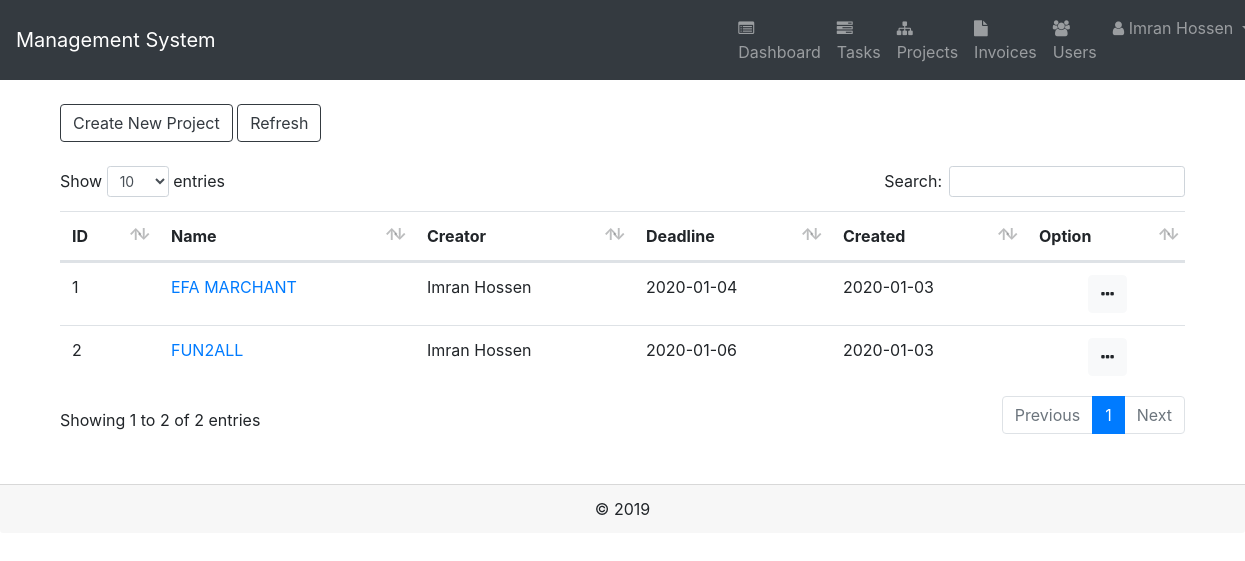
/projects.php (signed in), run on the app's committed database.
### tables this page shows
CREATE TABLE `projects` (
  `id` int(255) NOT NULL,
  `name` varchar(255) NOT NULL,
  `description` varchar(10000) NOT NULL,
  `creator` int(255) DEFAULT NULL,
  `deadline` timestamp(6) NULL DEFAULT NULL,
  `created` timestamp(6) NOT NULL DEFAULT CURRENT_TIMESTAMP(6),
  `status` int(255) NOT NULL
);

CREATE TABLE `users` (
  `id` int(255) NOT NULL,
  `name` varchar(100) NOT NULL,
  `email` varchar(100) NOT NULL,
  `phone` varchar(20) NOT NULL,
  `address` varchar(255) NOT NULL,
  `payment_method` varchar(255) NOT NULL,
  `payment_account` varchar(255) NOT NULL,
  `rate` int(255) NOT NULL,
  `role` varchar(100) NOT NULL,
  `fb_url` varchar(255) NOT NULL,
  `twitter_url` varchar(255) NOT NULL,
  `instagram_url` varchar(255) NOT NULL,
  `password` varchar(20) NOT NULL,
  `picture` varchar(10000) NOT NULL,
  `quality` int(1) NOT NULL,
  `join_date` timestamp(6) NOT NULL DEFAULT CURRENT_TIMESTAMP(6)
);

### functions/DB.func.php (called while the page is built, shortened)
<?php
function get_user_data($connect,$id){
	$sql = "SELECT * FROM users WHERE id=$id";
	$result = $connect->query($sql);
	if ($result->num_rows > 0) {
		return $result->fetch_assoc();
	}
}
function get_projects($connect){
	$sql = "SELECT * FROM projects WHERE status='' OR status=0 OR status=1";
	$result = $connect->query($sql);
		return $result;
}
?>

### projects.php (the view, shortened to what this page needs)
 <?php
 include "inc/header.php";
 ?>
 <button type="button" class="btn btn-outline-dark btn-md" data-toggle="modal" data-target="#create-project">
 	Create New Project
 </button>
 <a href="./projects.php"><button type="button" class="btn btn-outline-dark btn-md">
 	Refresh
 </button>
</a>
<br/>
<br/>
<div class="table-responsive m-t-40">
	<table id="projects" class="table table-hover">
		<thead>
			<tr>
				<th scope="col">ID</th>
				<th scope="col">Name</th>
				<th scope="col">Creator</th>
				<th scope="col">Deadline</th>
				<th scope="col">Created</th>
				<th scope="col" align="center">Option</th>
			</tr>
		</thead>
		<tbody>
			<?php
			$result = get_projects($connect);
			if ($result->num_rows>0) {
			while ($data = mysqli_fetch_array($result)) {
				?>
				<tr>
					<td><?php echo $data['id']?></td>
					<td><a href="project.php?id=<?php echo $data['id']?>&ref=projects"><?php echo $data['name']?></a></td>
					<td><?php
					$user = get_user_data($connect,$data['creator']);
					echo $user['name'];
					?>
				</td>
				<td><?php echo date("Y-m-d",strtotime($data['deadline']));?></td>
				<td><?php echo date("Y-m-d",strtotime($data['created']));?></td>
				<td align="center"><div class="dropdown">
					<button class="btn btn-light" type="button" id="option" data-toggle="dropdown" aria-haspopup="true" aria-expanded="false">
						<i class="fa fa-ellipsis-h"></i>
					</button>
				</div>
			</td>
		</tr>
		<?php
	}
}
	?>
</tbody>
</table>
</div>
<?php
include "inc/footer.php";
?>

### data on the page
projects: id "1", name "EFA MARCHANT", users.name "Imran Hossen", deadline "2020-01-04", created "2020-01-03"
projects: id "2", name "FUN2ALL", users.name "Imran Hossen", deadline "2020-01-06", created "2020-01-03"

### other printed values
$_SESSION['name'] "Imran Hossen"
